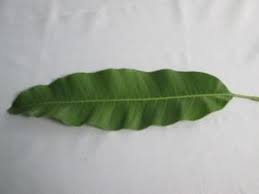
#> input picture test_img.jpg, 259 x 194 px
$ python imgPreProcessing-histogram.py
#> lines starting #> are read from the running program, lines starting #| are printed output that depends on the picture
import cv2 as cv
import numpy as nm
import matplotlib.pyplot as plt

#membaca img
img=cv.imread('test_img.jpg')
#> img is the input picture: shape (194, 259, 3); mean B, G, R 161.1, 169.9, 164.4


#mengconvert ke histogram
plt.hist(img.ravel(),256,[0,256]); plt.show()
#> after `plt.hist(img.ravel(), 256, [0, 256])`:
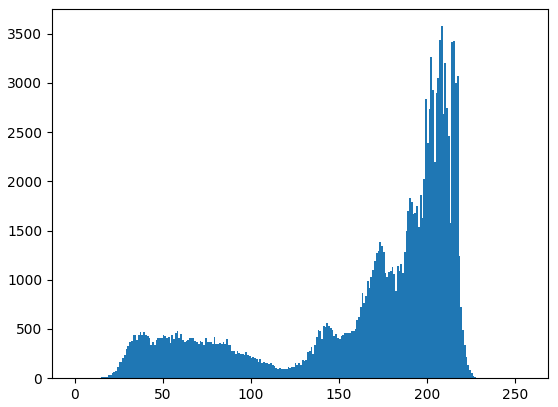
#> figure drawn by matplotlib, 1 panel; tallest bar 3576 high, from x = 208 to 209


cv.waitKey(0)
cv.destroyAllWindows()
